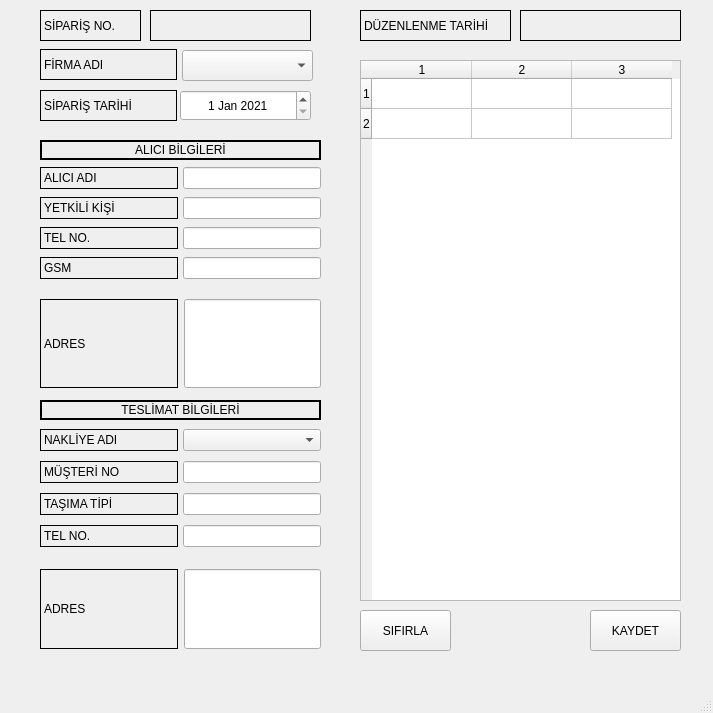
<?xml version="1.0" encoding="UTF-8"?>
<ui version="4.0">
 <class>MainWindow</class>
 <widget class="QMainWindow" name="MainWindow">
  <property name="geometry">
   <rect>
    <x>0</x>
    <y>0</y>
    <width>713</width>
    <height>713</height>
   </rect>
  </property>
  <property name="minimumSize">
   <size>
    <width>713</width>
    <height>713</height>
   </size>
  </property>
  <property name="maximumSize">
   <size>
    <width>713</width>
    <height>713</height>
   </size>
  </property>
  <property name="windowTitle">
   <string>Sipariş Formu</string>
  </property>
  <widget class="QWidget" name="centralwidget">
   <widget class="QWidget" name="horizontalLayoutWidget_2">
    <property name="geometry">
     <rect>
      <x>40</x>
      <y>569</y>
      <width>281</width>
      <height>80</height>
     </rect>
    </property>
    <layout class="QHBoxLayout" name="horizontalLayout_2">
     <item>
      <widget class="QLabel" name="label_6">
       <property name="sizePolicy">
        <sizepolicy hsizetype="Expanding" vsizetype="Expanding">
         <horstretch>0</horstretch>
         <verstretch>0</verstretch>
        </sizepolicy>
       </property>
       <property name="frameShape">
        <enum>QFrame::Panel</enum>
       </property>
       <property name="text">
        <string>ADRES</string>
       </property>
      </widget>
     </item>
     <item>
      <widget class="QLineEdit" name="txt_ship_adress">
       <property name="sizePolicy">
        <sizepolicy hsizetype="Expanding" vsizetype="Expanding">
         <horstretch>0</horstretch>
         <verstretch>0</verstretch>
        </sizepolicy>
       </property>
      </widget>
     </item>
    </layout>
   </widget>
   <widget class="QLabel" name="label_8">
    <property name="geometry">
     <rect>
      <x>40</x>
      <y>140</y>
      <width>281</width>
      <height>20</height>
     </rect>
    </property>
    <property name="frameShape">
     <enum>QFrame::WinPanel</enum>
    </property>
    <property name="frameShadow">
     <enum>QFrame::Plain</enum>
    </property>
    <property name="text">
     <string>ALICI BİLGİLERİ</string>
    </property>
    <property name="alignment">
     <set>Qt::AlignCenter</set>
    </property>
   </widget>
   <widget class="QWidget" name="gridLayoutWidget_2">
    <property name="geometry">
     <rect>
      <x>40</x>
      <y>419</y>
      <width>281</width>
      <height>141</height>
     </rect>
    </property>
    <layout class="QGridLayout" name="gridLayout_2">
     <property name="horizontalSpacing">
      <number>5</number>
     </property>
     <property name="verticalSpacing">
      <number>0</number>
     </property>
     <item row="1" column="0">
      <widget class="QLabel" name="label_13">
       <property name="frameShape">
        <enum>QFrame::Panel</enum>
       </property>
       <property name="text">
        <string>MÜŞTERİ NO</string>
       </property>
      </widget>
     </item>
     <item row="2" column="1">
      <widget class="QLineEdit" name="txt_ship_type">
       <property name="alignment">
        <set>Qt::AlignCenter</set>
       </property>
      </widget>
     </item>
     <item row="3" column="1">
      <widget class="QLineEdit" name="txt_ship_tel">
       <property name="alignment">
        <set>Qt::AlignCenter</set>
       </property>
      </widget>
     </item>
     <item row="2" column="0">
      <widget class="QLabel" name="label_4">
       <property name="frameShape">
        <enum>QFrame::Panel</enum>
       </property>
       <property name="text">
        <string>TAŞIMA TİPİ</string>
       </property>
      </widget>
     </item>
     <item row="3" column="0">
      <widget class="QLabel" name="label_3">
       <property name="frameShape">
        <enum>QFrame::Panel</enum>
       </property>
       <property name="text">
        <string>TEL NO.</string>
       </property>
      </widget>
     </item>
     <item row="0" column="0">
      <widget class="QLabel" name="label_14">
       <property name="sizePolicy">
        <sizepolicy hsizetype="Expanding" vsizetype="Preferred">
         <horstretch>0</horstretch>
         <verstretch>0</verstretch>
        </sizepolicy>
       </property>
       <property name="frameShape">
        <enum>QFrame::Panel</enum>
       </property>
       <property name="text">
        <string>NAKLİYE ADI</string>
       </property>
      </widget>
     </item>
     <item row="1" column="1">
      <widget class="QLineEdit" name="txt_customer_code">
       <property name="alignment">
        <set>Qt::AlignCenter</set>
       </property>
      </widget>
     </item>
     <item row="0" column="1">
      <widget class="QComboBox" name="cb_cargos"/>
     </item>
    </layout>
   </widget>
   <widget class="QWidget" name="horizontalLayoutWidget">
    <property name="geometry">
     <rect>
      <x>40</x>
      <y>299</y>
      <width>281</width>
      <height>89</height>
     </rect>
    </property>
    <layout class="QHBoxLayout" name="horizontalLayout">
     <item>
      <widget class="QLabel" name="label_5">
       <property name="sizePolicy">
        <sizepolicy hsizetype="Expanding" vsizetype="Expanding">
         <horstretch>0</horstretch>
         <verstretch>0</verstretch>
        </sizepolicy>
       </property>
       <property name="frameShape">
        <enum>QFrame::Panel</enum>
       </property>
       <property name="text">
        <string>ADRES</string>
       </property>
      </widget>
     </item>
     <item>
      <widget class="QLineEdit" name="txt_cust_adress">
       <property name="sizePolicy">
        <sizepolicy hsizetype="Expanding" vsizetype="Expanding">
         <horstretch>0</horstretch>
         <verstretch>0</verstretch>
        </sizepolicy>
       </property>
      </widget>
     </item>
    </layout>
   </widget>
   <widget class="QWidget" name="gridLayoutWidget">
    <property name="geometry">
     <rect>
      <x>40</x>
      <y>159</y>
      <width>281</width>
      <height>131</height>
     </rect>
    </property>
    <layout class="QGridLayout" name="gridLayout">
     <property name="horizontalSpacing">
      <number>5</number>
     </property>
     <property name="verticalSpacing">
      <number>0</number>
     </property>
     <item row="0" column="1">
      <widget class="QLineEdit" name="txt_receiver_name">
       <property name="alignment">
        <set>Qt::AlignCenter</set>
       </property>
      </widget>
     </item>
     <item row="3" column="1">
      <widget class="QLineEdit" name="txt_gsm_tel">
       <property name="alignment">
        <set>Qt::AlignCenter</set>
       </property>
      </widget>
     </item>
     <item row="2" column="1">
      <widget class="QLineEdit" name="txt_cust_tel">
       <property name="alignment">
        <set>Qt::AlignCenter</set>
       </property>
      </widget>
     </item>
     <item row="3" column="0">
      <widget class="QLabel" name="label_2">
       <property name="frameShape">
        <enum>QFrame::Panel</enum>
       </property>
       <property name="text">
        <string>GSM</string>
       </property>
      </widget>
     </item>
     <item row="2" column="0">
      <widget class="QLabel" name="label">
       <property name="frameShape">
        <enum>QFrame::Panel</enum>
       </property>
       <property name="text">
        <string>TEL NO.</string>
       </property>
      </widget>
     </item>
     <item row="1" column="0">
      <widget class="QLabel" name="label_12">
       <property name="frameShape">
        <enum>QFrame::Panel</enum>
       </property>
       <property name="text">
        <string>YETKİLİ KİŞİ</string>
       </property>
      </widget>
     </item>
     <item row="1" column="1">
      <widget class="QLineEdit" name="txt_author">
       <property name="alignment">
        <set>Qt::AlignCenter</set>
       </property>
      </widget>
     </item>
     <item row="0" column="0">
      <widget class="QLabel" name="label_11">
       <property name="sizePolicy">
        <sizepolicy hsizetype="Expanding" vsizetype="Preferred">
         <horstretch>0</horstretch>
         <verstretch>0</verstretch>
        </sizepolicy>
       </property>
       <property name="frameShape">
        <enum>QFrame::Panel</enum>
       </property>
       <property name="text">
        <string>ALICI ADI</string>
       </property>
      </widget>
     </item>
    </layout>
   </widget>
   <widget class="QLabel" name="label_7">
    <property name="geometry">
     <rect>
      <x>40</x>
      <y>400</y>
      <width>281</width>
      <height>20</height>
     </rect>
    </property>
    <property name="frameShape">
     <enum>QFrame::WinPanel</enum>
    </property>
    <property name="frameShadow">
     <enum>QFrame::Plain</enum>
    </property>
    <property name="text">
     <string>TESLİMAT BİLGİLERİ</string>
    </property>
    <property name="alignment">
     <set>Qt::AlignCenter</set>
    </property>
   </widget>
   <widget class="QTableWidget" name="table_details">
    <property name="geometry">
     <rect>
      <x>360</x>
      <y>60</y>
      <width>321</width>
      <height>541</height>
     </rect>
    </property>
    <property name="sizePolicy">
     <sizepolicy hsizetype="Fixed" vsizetype="Fixed">
      <horstretch>0</horstretch>
      <verstretch>0</verstretch>
     </sizepolicy>
    </property>
    <property name="layoutDirection">
     <enum>Qt::LeftToRight</enum>
    </property>
    <property name="lineWidth">
     <number>1</number>
    </property>
    <property name="verticalScrollBarPolicy">
     <enum>Qt::ScrollBarAlwaysOff</enum>
    </property>
    <property name="horizontalScrollBarPolicy">
     <enum>Qt::ScrollBarAlwaysOff</enum>
    </property>
    <property name="sizeAdjustPolicy">
     <enum>QAbstractScrollArea::AdjustIgnored</enum>
    </property>
    <property name="showDropIndicator" stdset="0">
     <bool>true</bool>
    </property>
    <property name="dragEnabled">
     <bool>false</bool>
    </property>
    <property name="dragDropMode">
     <enum>QAbstractItemView::NoDragDrop</enum>
    </property>
    <property name="selectionBehavior">
     <enum>QAbstractItemView::SelectItems</enum>
    </property>
    <property name="verticalScrollMode">
     <enum>QAbstractItemView::ScrollPerPixel</enum>
    </property>
    <property name="horizontalScrollMode">
     <enum>QAbstractItemView::ScrollPerPixel</enum>
    </property>
    <property name="rowCount">
     <number>2</number>
    </property>
    <property name="columnCount">
     <number>3</number>
    </property>
    <attribute name="horizontalHeaderCascadingSectionResizes">
     <bool>false</bool>
    </attribute>
    <attribute name="horizontalHeaderDefaultSectionSize">
     <number>100</number>
    </attribute>
    <attribute name="horizontalHeaderHighlightSections">
     <bool>false</bool>
    </attribute>
    <attribute name="verticalHeaderDefaultSectionSize">
     <number>30</number>
    </attribute>
    <attribute name="verticalHeaderShowSortIndicator" stdset="0">
     <bool>false</bool>
    </attribute>
    <attribute name="verticalHeaderStretchLastSection">
     <bool>false</bool>
    </attribute>
    <row/>
    <row/>
    <column/>
    <column/>
    <column/>
   </widget>
   <widget class="QLabel" name="label_15">
    <property name="geometry">
     <rect>
      <x>40</x>
      <y>49</y>
      <width>137</width>
      <height>31</height>
     </rect>
    </property>
    <property name="sizePolicy">
     <sizepolicy hsizetype="Expanding" vsizetype="Preferred">
      <horstretch>0</horstretch>
      <verstretch>0</verstretch>
     </sizepolicy>
    </property>
    <property name="frameShape">
     <enum>QFrame::Panel</enum>
    </property>
    <property name="text">
     <string>FİRMA ADI</string>
    </property>
   </widget>
   <widget class="QComboBox" name="cb_customers">
    <property name="geometry">
     <rect>
      <x>182</x>
      <y>50</y>
      <width>131</width>
      <height>31</height>
     </rect>
    </property>
   </widget>
   <widget class="QLabel" name="label_16">
    <property name="geometry">
     <rect>
      <x>40</x>
      <y>10</y>
      <width>101</width>
      <height>31</height>
     </rect>
    </property>
    <property name="sizePolicy">
     <sizepolicy hsizetype="Expanding" vsizetype="Preferred">
      <horstretch>0</horstretch>
      <verstretch>0</verstretch>
     </sizepolicy>
    </property>
    <property name="frameShape">
     <enum>QFrame::Panel</enum>
    </property>
    <property name="text">
     <string>SİPARİŞ NO.</string>
    </property>
   </widget>
   <widget class="QLabel" name="lbl_order_code">
    <property name="geometry">
     <rect>
      <x>150</x>
      <y>10</y>
      <width>161</width>
      <height>31</height>
     </rect>
    </property>
    <property name="sizePolicy">
     <sizepolicy hsizetype="Expanding" vsizetype="Preferred">
      <horstretch>0</horstretch>
      <verstretch>0</verstretch>
     </sizepolicy>
    </property>
    <property name="frameShape">
     <enum>QFrame::Panel</enum>
    </property>
    <property name="text">
     <string/>
    </property>
    <property name="alignment">
     <set>Qt::AlignCenter</set>
    </property>
   </widget>
   <widget class="QPushButton" name="btn_save">
    <property name="geometry">
     <rect>
      <x>590</x>
      <y>610</y>
      <width>91</width>
      <height>41</height>
     </rect>
    </property>
    <property name="text">
     <string>KAYDET</string>
    </property>
   </widget>
   <widget class="QLabel" name="label_18">
    <property name="geometry">
     <rect>
      <x>360</x>
      <y>10</y>
      <width>151</width>
      <height>31</height>
     </rect>
    </property>
    <property name="sizePolicy">
     <sizepolicy hsizetype="Expanding" vsizetype="Preferred">
      <horstretch>0</horstretch>
      <verstretch>0</verstretch>
     </sizepolicy>
    </property>
    <property name="frameShape">
     <enum>QFrame::Panel</enum>
    </property>
    <property name="text">
     <string>DÜZENLENME TARİHİ</string>
    </property>
   </widget>
   <widget class="QLabel" name="lbl_date">
    <property name="geometry">
     <rect>
      <x>520</x>
      <y>10</y>
      <width>161</width>
      <height>31</height>
     </rect>
    </property>
    <property name="sizePolicy">
     <sizepolicy hsizetype="Expanding" vsizetype="Preferred">
      <horstretch>0</horstretch>
      <verstretch>0</verstretch>
     </sizepolicy>
    </property>
    <property name="frameShape">
     <enum>QFrame::Panel</enum>
    </property>
    <property name="text">
     <string/>
    </property>
    <property name="alignment">
     <set>Qt::AlignCenter</set>
    </property>
   </widget>
   <widget class="QLabel" name="label_17">
    <property name="geometry">
     <rect>
      <x>40</x>
      <y>90</y>
      <width>137</width>
      <height>31</height>
     </rect>
    </property>
    <property name="sizePolicy">
     <sizepolicy hsizetype="Expanding" vsizetype="Preferred">
      <horstretch>0</horstretch>
      <verstretch>0</verstretch>
     </sizepolicy>
    </property>
    <property name="frameShape">
     <enum>QFrame::Panel</enum>
    </property>
    <property name="text">
     <string>SİPARİŞ TARİHİ</string>
    </property>
   </widget>
   <widget class="QDateEdit" name="order_date">
    <property name="geometry">
     <rect>
      <x>180</x>
      <y>90</y>
      <width>131</width>
      <height>31</height>
     </rect>
    </property>
    <property name="alignment">
     <set>Qt::AlignCenter</set>
    </property>
    <property name="date">
     <date>
      <year>2021</year>
      <month>1</month>
      <day>1</day>
     </date>
    </property>
   </widget>
   <widget class="QPushButton" name="btn_refresh">
    <property name="geometry">
     <rect>
      <x>360</x>
      <y>610</y>
      <width>91</width>
      <height>41</height>
     </rect>
    </property>
    <property name="text">
     <string>SIFIRLA</string>
    </property>
   </widget>
   <widget class="QCheckBox" name="check_close">
    <property name="geometry">
     <rect>
      <x>500</x>
      <y>740</y>
      <width>81</width>
      <height>20</height>
     </rect>
    </property>
    <property name="text">
     <string>CheckBox</string>
    </property>
   </widget>
  </widget>
  <widget class="QMenuBar" name="menubar">
   <property name="geometry">
    <rect>
     <x>0</x>
     <y>0</y>
     <width>713</width>
     <height>26</height>
    </rect>
   </property>
  </widget>
  <widget class="QStatusBar" name="statusbar"/>
 </widget>
 <tabstops>
  <tabstop>cb_customers</tabstop>
  <tabstop>order_date</tabstop>
  <tabstop>txt_receiver_name</tabstop>
  <tabstop>txt_author</tabstop>
  <tabstop>txt_cust_tel</tabstop>
  <tabstop>txt_gsm_tel</tabstop>
  <tabstop>txt_cust_adress</tabstop>
  <tabstop>cb_cargos</tabstop>
  <tabstop>txt_customer_code</tabstop>
  <tabstop>txt_ship_type</tabstop>
  <tabstop>txt_ship_tel</tabstop>
  <tabstop>txt_ship_adress</tabstop>
  <tabstop>table_details</tabstop>
  <tabstop>btn_refresh</tabstop>
  <tabstop>btn_save</tabstop>
 </tabstops>
 <resources/>
 <connections/>
</ui>
